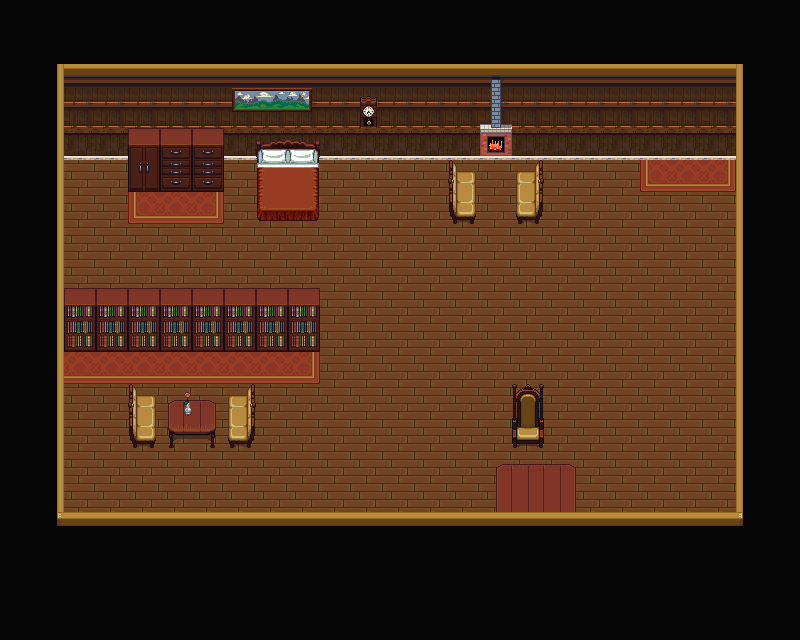

Tiled map render using the project's own tile images. Description and the map definition, with tile-layer contents summarised, below:
An orthogonal 25x20 tile map with 32x32 px tiles, 1 tile layer (Capa de Patrones 1).

<map version="1.0" orientation="orthogonal" renderorder="right-down" width="25" height="20" tilewidth="32" tileheight="32" nextobjectid="1">
 <tileset firstgid="1" name="TILESETnew" tilewidth="32" tileheight="32" tilecount="108" columns="12">
  <image source="TILESETnew.png" width="384" height="288" />
 </tileset>
 <layer name="Capa de Patrones 1" width="25" height="20">
  <data>[500 cells, 500 non-empty, 52 distinct tile ids]</data>
 </layer>
</map>